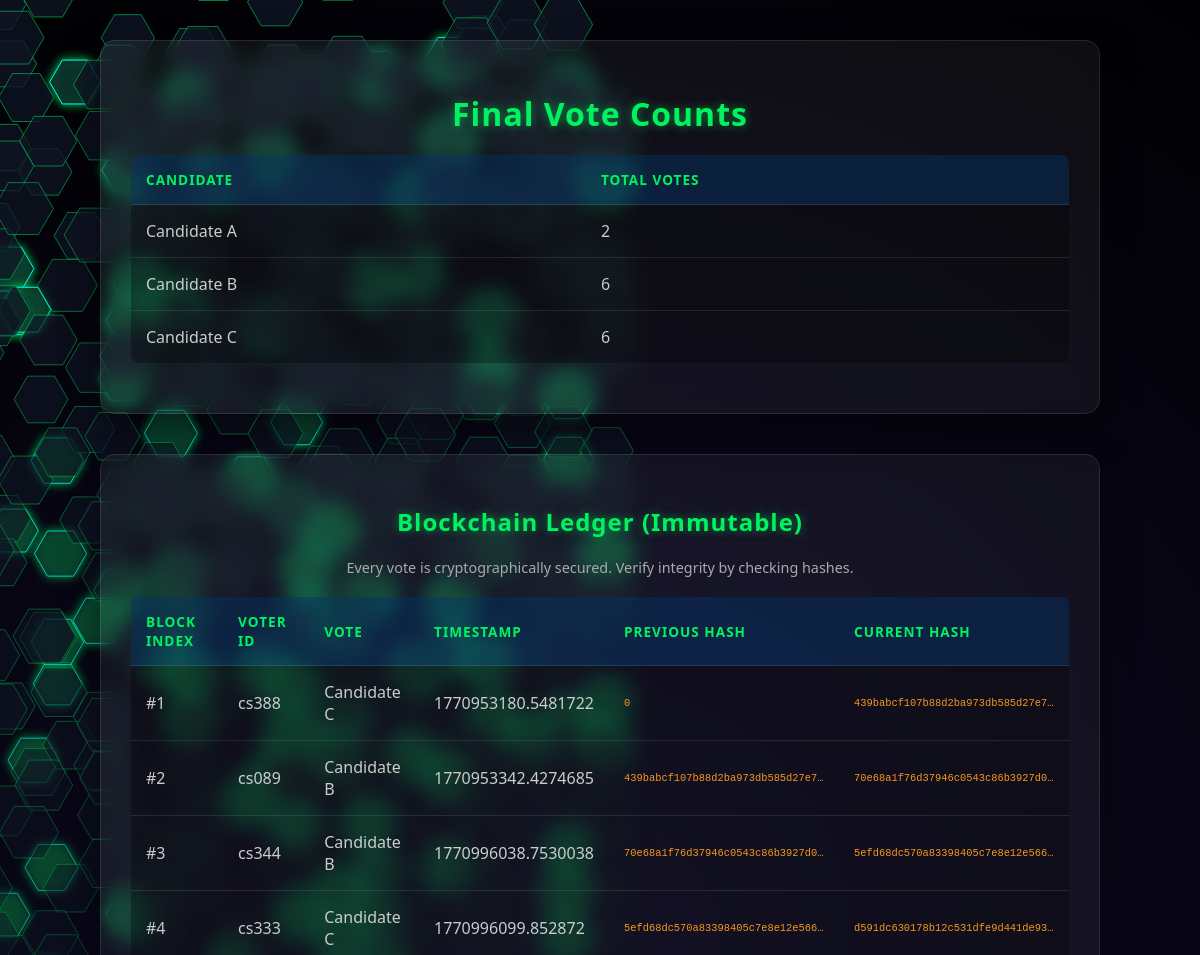
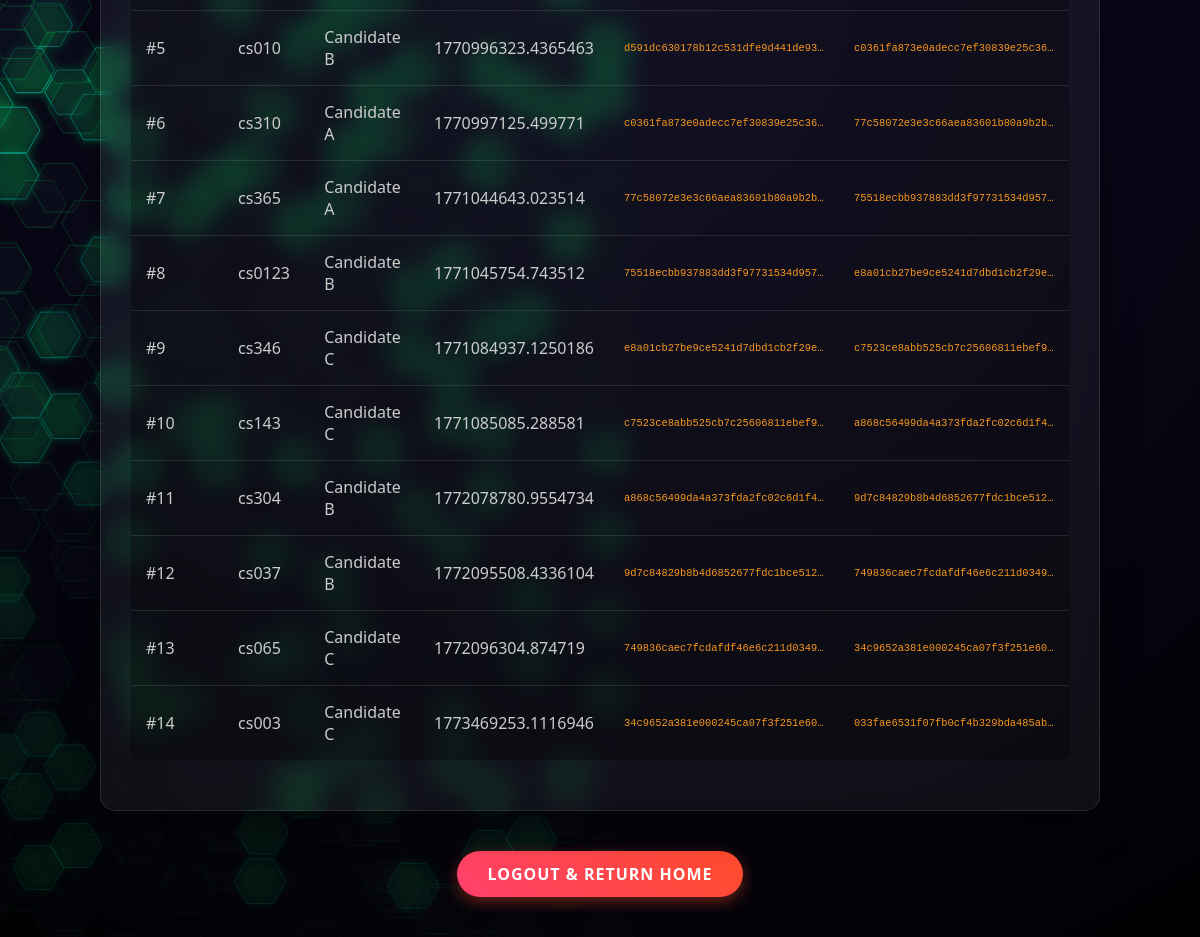
Screenshot of /results (signed in) with the database file from the repository (2 pictures, top to bottom).
### tables this page shows
CREATE TABLE voters (
            cs_id TEXT PRIMARY KEY,
            face_data BLOB,
            vote TEXT,
            has_voted INTEGER DEFAULT 0
        );

### app.py (the view)
@app.route("/results")
def results():
    if not session.get('admin_logged_in'):
        return redirect(url_for('admin_login'))
    try:
        with closing(get_db_connection()) as conn:
            with closing(conn.cursor()) as cursor:
                cursor.execute("SELECT vote, COUNT(*) FROM voters WHERE vote IS NOT NULL GROUP BY vote")
                vote_counts = cursor.fetchall()
        return render_template("results.html", vote_counts=vote_counts, chain=blockchain.chain)
    except Exception as e:
        return f"Error loading results: {e}"

### app.py (called while the page is built)
def get_db_connection():
    conn = sqlite3.connect(DB_PATH, timeout=20)
    return conn

### templates/results.html (shortened to what this page needs)
<!DOCTYPE html>
<html>
<head>
</head>
<body>
    <canvas id="bgCanvas"></canvas>
    <div class="container">
        <div class="section">
            <h1>Final Vote Counts</h1>
            {% if vote_counts %}
            <div class="table-responsive">
                <table>
                    <tr>
                        <th>Candidate</th>
                        <th>Total Votes</th>
                    </tr>
                    {% for row in vote_counts %}
                    <tr>
                        <td>{{ row[0] }}</td>
                        <td>{{ row[1] }}</td>
                    </tr>
                    {% endfor %}
                </table>
            </div>
            {% else %}
            <p>No votes recorded yet.</p>
            {% endif %}
        </div>
        <div class="section">
            <h2>Blockchain Ledger (Immutable)</h2>
            <p style="color: #aaa; font-size: 0.9em; margin-bottom: 20px;">
                Every vote is cryptographically secured. Verify integrity by checking hashes.
            </p>
            {% if chain %}
            <div class="table-responsive">
                <table>
                    <tr>
                        <th>Block Index</th>
                        <th>Voter ID</th>
                        <th>Vote</th>
                        <th>Timestamp</th>
                        <th>Previous Hash</th>
                        <th>Current Hash</th>
                    </tr>
                    {% for block in chain %}
                    <tr>
                        <td>#{{ block.index }}</td>
                        <td>{{ block.voter_id }}</td>
                        <td>{{ block.candidate }}</td>
                        <td>{{ block.timestamp }}</td>
                        <td class="hash-cell" title="{{ block.previous_hash }}">{{ block.previous_hash }}</td>
                        <td class="hash-cell" title="{{ block.hash }}">{{ block.hash }}</td>
                    </tr>
                    {% endfor %}
                </table>
            </div>
            {% else %}
            <p>Blockchain is empty.</p>
            {% endif %}
        </div>
        <a href="/logout" class="back-btn">Logout & Return Home</a>
    </div>
</body>
</html>

### templates/results.html (style rules this page uses)
body { font-family: 'Segoe UI', Tahoma, Geneva, Verdana, sans-serif; text-align: center; background-color: #0f0c29; color: #fff; margin: 0; overflow-x: hidden; overflow-y: auto; padding: 40px 20px; min-height: 100vh; }
#bgCanvas { position: fixed; top: 0; left: 0; width: 100%; height: 100%; z-index: -1; background: linear-gradient(to right, #0f0c29, #302b63, #24243e); }
h1, h2 { color: #00f260; text-shadow: 0 0 10px rgba(0, 242, 96, 0.5); margin-bottom: 20px; letter-spacing: 1px; }
.container { max-width: 1000px; margin: 0 auto; position: relative; z-index: 10; }
.section { background: rgba(255, 255, 255, 0.05); backdrop-filter: blur(10px); -webkit-backdrop-filter: blur(10px); padding: 30px; border-radius: 15px; box-shadow: 0 15px 35px rgba(0, 0, 0, 0.5); margin-bottom: 40px; border: 1px solid rgba(255, 255, 255, 0.1); }
table { margin: 0 auto 20px auto; border-collapse: collapse; width: 100%; background: rgba(0, 0, 0, 0.3); border-radius: 8px; overflow: hidden; color: #ccc; }
th, td { padding: 15px; border-bottom: 1px solid rgba(255, 255, 255, 0.1); text-align: left; }
th { background-color: rgba(5, 117, 230, 0.2); color: #00f260; text-transform: uppercase; font-size: 0.85em; letter-spacing: 1px; }
tr:last-child td { border-bottom: none; }
.hash-cell { font-family: monospace; font-size: 0.8em; color: #f7971e; max-width: 200px; overflow: hidden; text-overflow: ellipsis; white-space: nowrap; }
.back-btn { display: inline-block; padding: 12px 30px; background: linear-gradient(45deg, #ff416c, #ff4b2b); color: white; text-decoration: none; border-radius: 25px; transition: all 0.3s; box-shadow: 0 5px 15px rgba(255, 75, 43, 0.4); font-weight: bold; text-transform: uppercase; letter-spacing: 1px; }
.table-responsive { width: 100%; overflow-x: auto; -webkit-overflow-scrolling: touch; }

### rows the page displays
voters: index "1", voter_id "cs388", candidate "Candidate C", timestamp "1770953180.5481722", previous_hash "0", hash "439babcf107b88d2ba973db585d27e7…"
voters: index "2", voter_id "cs089", candidate "Candidate B", timestamp "1770953342.4274685", previous_hash "439babcf107b88d2ba973db585d27e7…", hash "70e68a1f76d37946c0543c86b3927d0…"
voters: index "3", voter_id "cs344", candidate "Candidate B", timestamp "1770996038.7530038", previous_hash "70e68a1f76d37946c0543c86b3927d0…", hash "5efd68dc570a83398405c7e8e12e566…"
voters: index "4", voter_id "cs333", candidate "Candidate C", timestamp "1770996099.852872", previous_hash "5efd68dc570a83398405c7e8e12e566…", hash "d591dc630178b12c531dfe9d441de93…"
voters: index "5", voter_id "cs010", candidate "Candidate B", timestamp "1770996323.4365463", previous_hash "d591dc630178b12c531dfe9d441de93…", hash "c0361fa873e0adecc7ef30839e25c36…"
voters: index "6", voter_id "cs310", candidate "Candidate A", timestamp "1770997125.499771", previous_hash "c0361fa873e0adecc7ef30839e25c36…", hash "77c58072e3e3c66aea83601b80a9b2b…"
voters: index "7", voter_id "cs365", candidate "Candidate A", timestamp "1771044643.023514", previous_hash "77c58072e3e3c66aea83601b80a9b2b…", hash "75518ecbb937883dd3f97731534d957…"
voters: index "8", voter_id "cs0123", candidate "Candidate B", timestamp "1771045754.743512", previous_hash "75518ecbb937883dd3f97731534d957…", hash "e8a01cb27be9ce5241d7dbd1cb2f29e…"
voters: index "9", voter_id "cs346", candidate "Candidate C", timestamp "1771084937.1250186", previous_hash "e8a01cb27be9ce5241d7dbd1cb2f29e…", hash "c7523ce8abb525cb7c25606811ebef9…"
voters: index "10", voter_id "cs143", candidate "Candidate C", timestamp "1771085085.288581", previous_hash "c7523ce8abb525cb7c25606811ebef9…", hash "a868c56499da4a373fda2fc02c6d1f4…"
voters: index "11", voter_id "cs304", candidate "Candidate B", timestamp "1772078780.9554734", previous_hash "a868c56499da4a373fda2fc02c6d1f4…", hash "9d7c84829b8b4d6852677fdc1bce512…"
voters: index "12", voter_id "cs037", candidate "Candidate B", timestamp "1772095508.4336104", previous_hash "9d7c84829b8b4d6852677fdc1bce512…", hash "749836caec7fcdafdf46e6c211d0349…"
voters: index "13", voter_id "cs065", candidate "Candidate C", timestamp "1772096304.874719", previous_hash "749836caec7fcdafdf46e6c211d0349…", hash "34c9652a381e000245ca07f3f251e60…"
voters: index "14", voter_id "cs003", candidate "Candidate C", timestamp "1773469253.1116946", previous_hash "34c9652a381e000245ca07f3f251e60…", hash "033fae6531f07fb0cf4b329bda485ab…"

### other values shown
{{ row[0] }} "Candidate A" "Candidate B" "Candidate C"
{{ row[1] }} "2" "6" "6"
